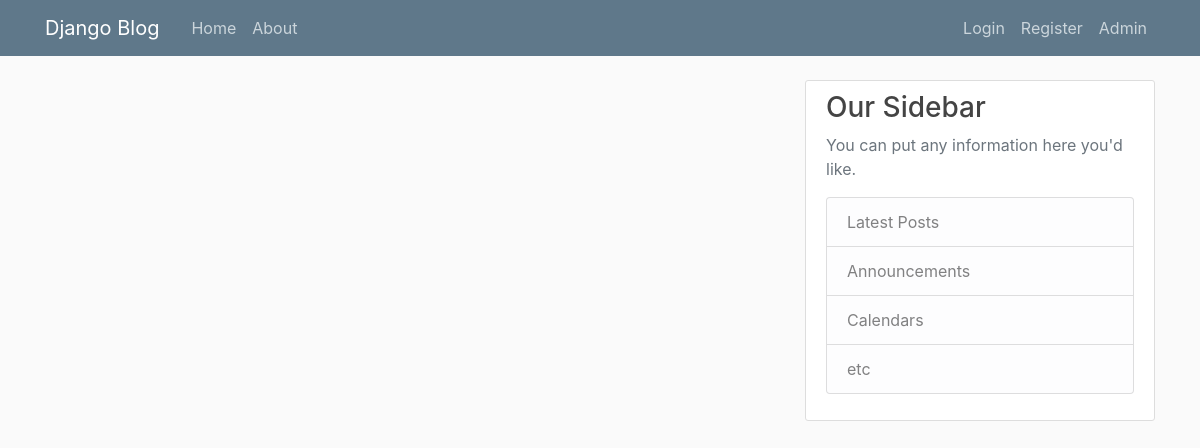
The app's page /, older data.
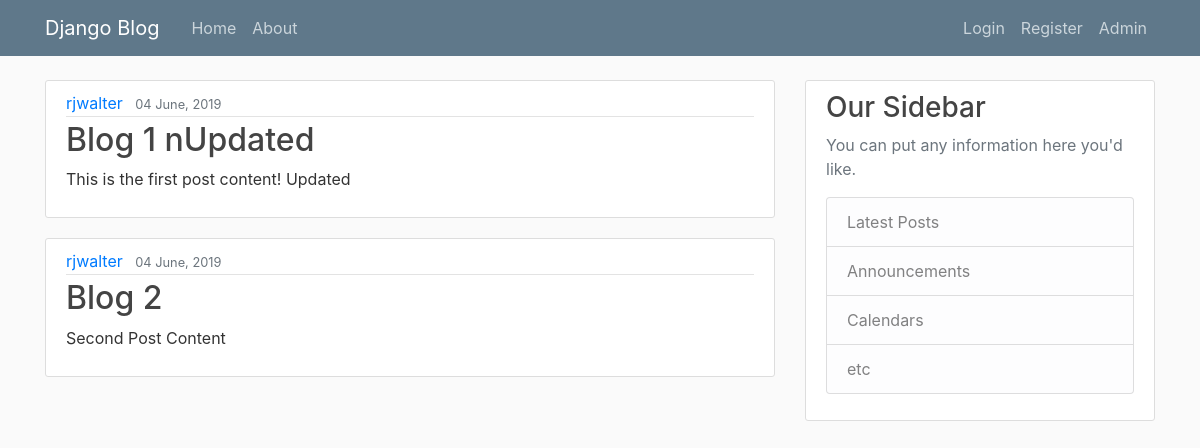
The same page, newer data.
### blog/models.py (models this page shows, shortened)
class Post(models.Model):
    title = models.CharField(max_length=100)
    content = models.TextField()
    date_posted = models.DateTimeField(default=timezone.now)
    author = models.ForeignKey(User, on_delete=models.CASCADE)
    objects = models.Manager()

### blog/views.py (the view)
# urls.py: path('', views.home, name='blog-home'),
def home(request):
    context = {
        'posts': Post.objects.all()
    }
    return render(request, 'blog/home.html', context)

### blog/templates/blog/home.html
{% extends 'blog/base.html' %}
{% block content %}
{% for post in posts %}
    <article class="media content-section">
        <div class="media-body">
            <div class="article-metadata">
                <a class="mr-2" href="#">{{ post.author }}</a>
                <small class="text-muted">{{ post.date_posted|date:"d F, Y" }}</small>
            </div>
            <h2><a class="article-title" href="#">{{ post.title }}</a></h2>
            <p class="article-content">{{ post.content }}</p>
        </div>
    </article>
{% endfor %}
{% endblock content %}

Row changes from the older to the newer data that the page shows:
added Post: author "rjwalter", date_posted "04 June, 2019", title "Blog 1 nUpdated", content "This is the first post content! Updated"
added Post: author "rjwalter", date_posted "04 June, 2019", title "Blog 2", content "Second Post Content"
